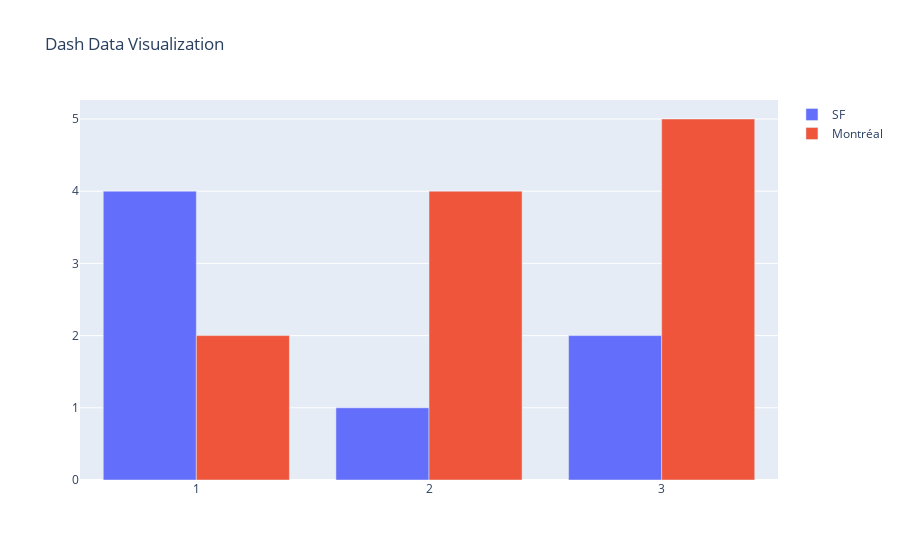

The code cell stored with this chart in its notebook:
### Code cell
from plotly import io as pio

pio.show(fig)

### Figure 1 — Plotly figure (JSON) as saved in the notebook; plotly's stock layout.template omitted (floating-point values rounded to 4 significant figures)
{"data": [{"name": "SF", "type": "bar", "x": [1, 2, 3], "y": [4, 1, 2]}, {"name": "Montréal", "type": "bar", "x": [1, 2, 3], "y": [2, 4, 5]}], "layout": {"title": {"text": "Dash Data Visualization"}}}
